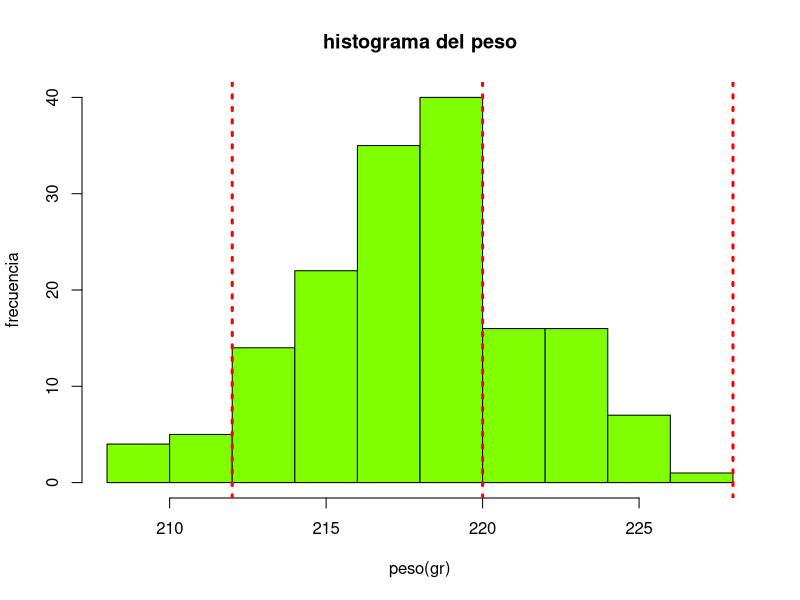
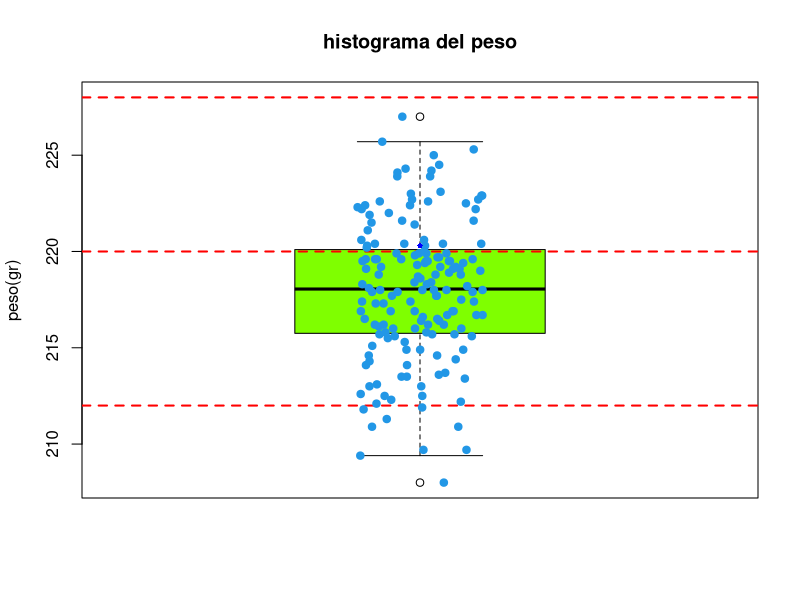
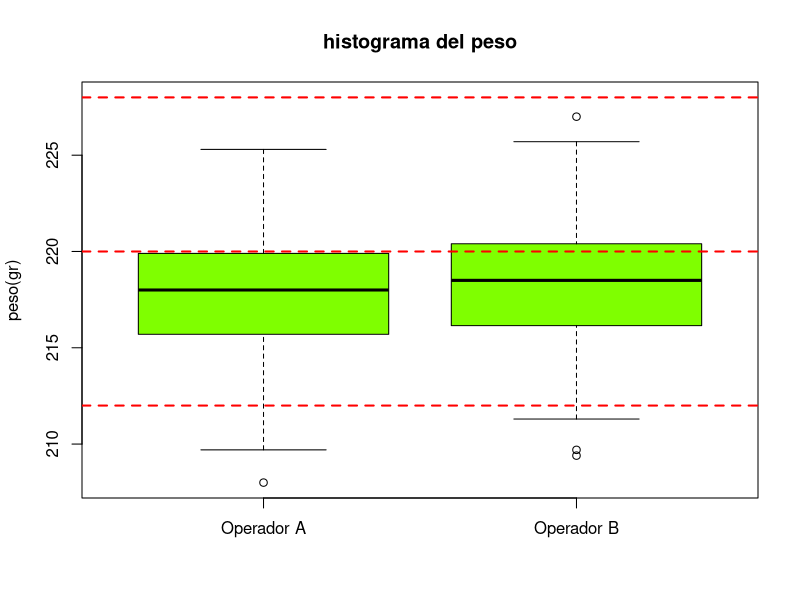
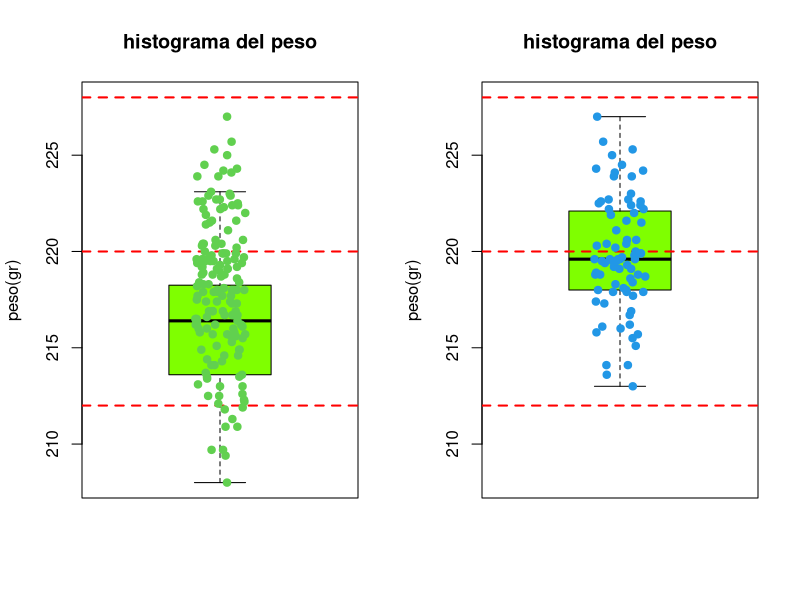
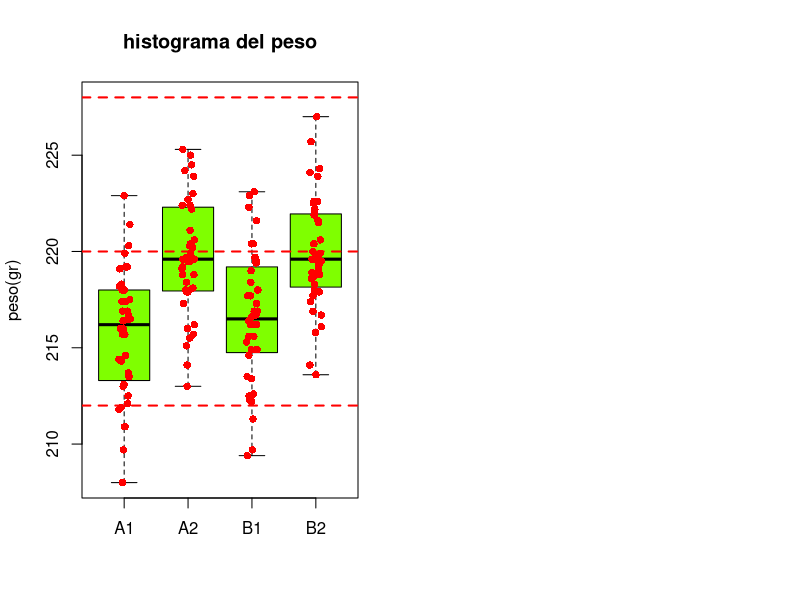

The R script that drew these images, in order:
#------------------------------------------------------#
#-- Universidad del Valle: Escuela de Estadistica    --#
#-- Taller1                                          --# 
#-- Asignatura: Probabilidad y Estadística           --#
#-- Profesores: Ivan Mauricio Bermudez               --#
#------------------------------------------------------#
#               ESTUDIANTES:CODIGO
#-- Javier Humberto Grijalba Camayo: 1743693         --# 
#-- :              --# 
#------------------------------------------------------#
#y es la variable respuesta, y x es la variable explicativa
#relaciones lineales,
#### 0. Establecer el directorio de trabajo ####


#### 1. Lectura de datos ####

datos <- read.table("data_embutidos.txt", header=TRUE, dec=".")

names(datos) #nombres de las variables en la BD.
str(datos)  #Indica el tipo de variable
head(datos) #Muestra las primeras lineas de la BD.

#### 2.a. Crear histograma ####

hist(datos$peso,
     main=paste("histograma del peso"),
     xlab="peso(gr)",
     ylab="frecuencia",
     xlim=c(208,228),
     col="#7FFF00")
#esto sobrepone lineas
#esta funcion siempre va despues del grafico
abline(v=c(212,220,228),lty=c(3,3,3),lwd=c(3,3,3),col="red")


###### 2.b. Crear Boxplot ######
#boxplot(datos$peso) #generico
#no hay medidad de frecuencia asi que omitimos xlab
boxplot(datos$peso,
        main="histograma del peso",
        ylab="peso(gr)",
        ylim=c(208,228),
        col="#7FFF00")
abline(h=c(212,220,228),lty=2,lwd=2,col="red")
# Points
stripchart(datos$peso,              # Data
           method = "jitter", # Random noise
           pch = 19,          # Pch symbols
           col = 4,           # Color of the symbol
           vertical = TRUE,   # Vertical mode
           add = TRUE)        # Add it over

points(datos$peso, pch = 16, col = "blue", cex = 0.7)


#estaba tratando de agregar los puntos al box plot
#boxplot(c(1, 2, 3, 4, 5,5,5))
#x <- c(1, 2, 3)
#y <- c(3, 3, 1)
#points(x,y, pch = 16, col = "red")

###### 2.c. indicadores de tendencia central ######
mean(datos$peso)
median(datos$peso)


#### 3. tratando de encontrar porque esta fallando esto ####
#trataremos las 4 combinaciones de de maquina con operador.
#operador 1 y maquina 1
#operador 1 y mauqina 2
#operador 2 y mauqina 1
#operador 2 y mauqina 2

##### 3.a. revisando si alguno de los operadores es responsable #####
#datosOperadorA<-which(datos$operario == 'A')
#datosOperadorB<-which(datos$operario == 'B')

datosOperadorA<-datos[datos$operario == 'A',]
datosOperadorB<-datos[datos$operario == 'B',]

boxplot(datosOperadorA$peso,datosOperadorB$peso,
        names=c("Operador A","Operador B"),
        main="histograma del peso",
        ylab="peso(gr)",
        ylim=c(208,228),
        col="#7FFF00")
abline(h=c(212,220,228),lty=2,lwd=2,col="red")



##### 3.b. revisando si alguno de las maquinas es responsable #####
datosMaquina1<-datos[datos$maquina == 1,]
datosMaquina2<-datos[datos$maquina == 2,]
par(mfrow = c(1, 2))
boxplot(datosMaquina1$peso,
        names=c("Maquina 1"),
        main="histograma del peso",
        ylab="peso(gr)",
        ylim=c(208,228),
        col="#7FFF00")
abline(h=c(212,220,228),lty=2,lwd=2,col="red")
# Points
stripchart(c(datosMaquina1$peso,datosMaquina2$peso),              # Data
           method = "jitter", # Random noise
           pch = 19,          # Pch symbols
           col = 3:4,           # Color of the symbol
           vertical = TRUE,   # Vertical mode
           add = TRUE)        # Add it over

boxplot(datosMaquina2$peso,
        names=c("Maquina 2"),
        main="histograma del peso",
        ylab="peso(gr)",
        ylim=c(208,228),
        col="#7FFF00")
abline(h=c(212,220,228),lty=2,lwd=2,col="red")
stripchart(datosMaquina2$peso,              # Data
           method = "jitter", # Random noise
           pch = 19,          # Pch symbols
           col = 4,           # Color of the symbol
           vertical = TRUE,   # Vertical mode
           
           add = TRUE)
#basado en este boxplot voy a asumir que la maquina 1 es responsable
#por las dificultades

##### 3.c. probando cada combinacion de maquina y operario #####


datosA1 <- datos[(datos$operario == 'A')& (datos$maquina == 1),]
datosA2 <- datos[(datos$operario == 'A')& (datos$maquina == 2),]
datosB1 <- datos[(datos$operario == 'B')& (datos$maquina == 1),]
datosB2 <- datos[(datos$operario == 'B')& (datos$maquina == 2),]
boxplot(datosA1$peso,datosA2$peso,datosB1$peso,datosB2$peso,
        names=c("A1","A2","B1","B2"),
        main="histograma del peso",
        ylab="peso(gr)",
        ylim=c(208,228),
        col="#7FFF00",
        outline=TRUE)
stripchart(list(datosA1$peso, datosA2$peso, datosB1$peso, datosB2$peso),
           method = "jitter",  # Adjust the method as per your preference
           vertical = TRUE,
           add = TRUE,
           pch = 16,  # Set the point character (16 is a solid dot)
           col = "red")
abline(h=c(212,220,228),lty=2,lwd=2,col="red")
#habiendo hecho las 4 combinaciones de maquinas y operadores, concluyo que
#los resultados permanecen mas centrados cuando usamos la maquina 2
